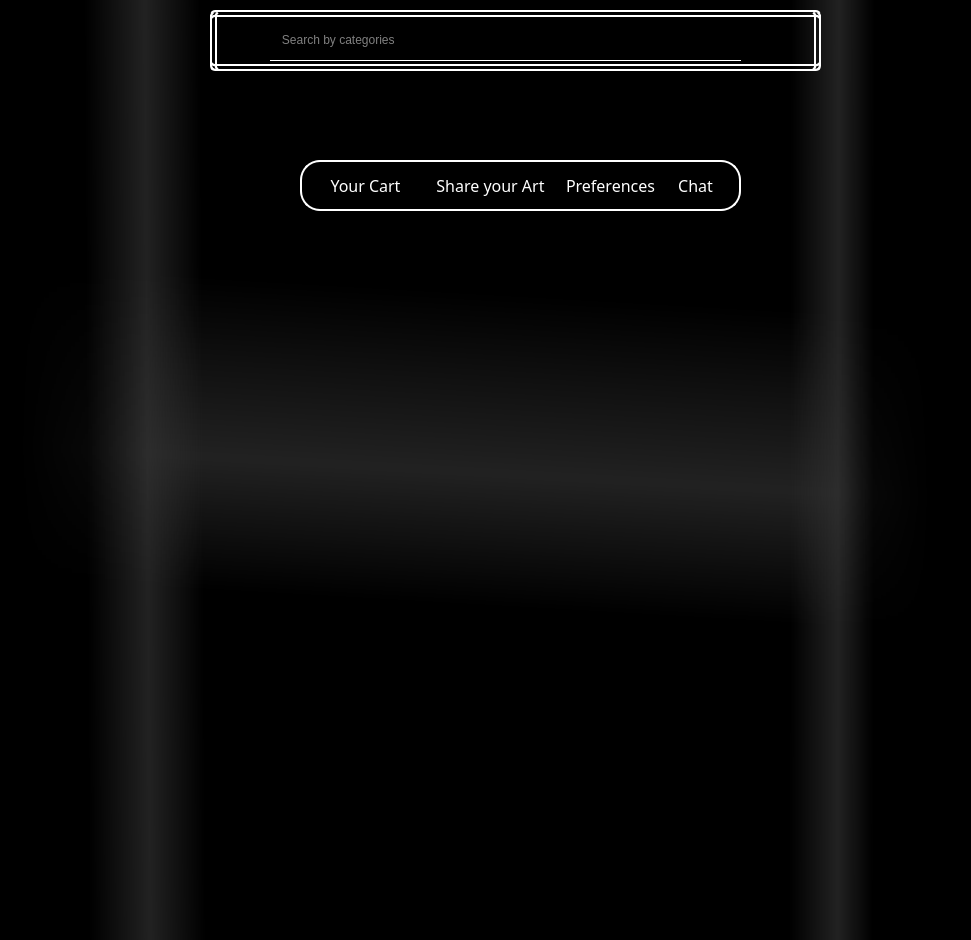
<?xml version="1.0" encoding="UTF-8"?>
<ui version="4.0">
 <class>Gallery</class>
 <widget class="QWidget" name="Gallery">
  <property name="geometry">
   <rect>
    <x>0</x>
    <y>0</y>
    <width>971</width>
    <height>940</height>
   </rect>
  </property>
  <property name="windowTitle">
   <string>Form</string>
  </property>
  <property name="styleSheet">
   <string notr="true">background-color: none;</string>
  </property>
  <widget class="QPushButton" name="ShowStuff">
   <property name="geometry">
    <rect>
     <x>300</x>
     <y>160</y>
     <width>131</width>
     <height>51</height>
    </rect>
   </property>
   <property name="font">
    <font>
     <family>Tw Cen MT Condensed Extra Bold</family>
     <pointsize>12</pointsize>
     <weight>50</weight>
     <bold>false</bold>
    </font>
   </property>
   <property name="styleSheet">
    <string notr="true">QPushButton {
    background-color: transparent;
    border: none;

   
    color: white; /* يمكنك تغيير اللون إلى أي لون تريده */

}



</string>
   </property>
   <property name="text">
    <string>Your Cart</string>
   </property>
   <property name="icon">
    <iconset>
     <normaloff>../../Desktop/Icons/icons8-cart-100.png</normaloff>../../Desktop/Icons/icons8-cart-100.png</iconset>
   </property>
   <property name="checkable">
    <bool>false</bool>
   </property>
  </widget>
  <widget class="QLabel" name="label_2">
   <property name="geometry">
    <rect>
     <x>100</x>
     <y>370</y>
     <width>91</width>
     <height>131</height>
    </rect>
   </property>
   <property name="text">
    <string/>
   </property>
  </widget>
  <widget class="QPushButton" name="Share">
   <property name="geometry">
    <rect>
     <x>430</x>
     <y>160</y>
     <width>121</width>
     <height>51</height>
    </rect>
   </property>
   <property name="font">
    <font>
     <family>Tw Cen MT Condensed Extra Bold</family>
     <pointsize>12</pointsize>
     <weight>50</weight>
     <bold>false</bold>
    </font>
   </property>
   <property name="styleSheet">
    <string notr="true">QPushButton {
    background-color: transparent;
    border: none;

   
    color: white; /* يمكنك تغيير اللون إلى أي لون تريده */

}



</string>
   </property>
   <property name="text">
    <string>Share your Art</string>
   </property>
   <property name="icon">
    <iconset>
     <normaloff>../../Desktop/Icons/icons8-share-32.png</normaloff>../../Desktop/Icons/icons8-share-32.png</iconset>
   </property>
  </widget>
  <widget class="QLabel" name="label_3">
   <property name="geometry">
    <rect>
     <x>80</x>
     <y>0</y>
     <width>871</width>
     <height>731</height>
    </rect>
   </property>
   <property name="text">
    <string/>
   </property>
   <property name="pixmap">
    <pixmap>../../Desktop/Screenshots/Brown Minimalist Renaissance Paintings Instagram Post.png</pixmap>
   </property>
   <property name="scaledContents">
    <bool>true</bool>
   </property>
  </widget>
  <widget class="QLabel" name="label_4">
   <property name="geometry">
    <rect>
     <x>0</x>
     <y>-65</y>
     <width>971</width>
     <height>941</height>
    </rect>
   </property>
   <property name="styleSheet">
    <string notr="true">background-color: qradialgradient(spread:pad, cx:0.500182, cy:0.506, radius:0.5, fx:0.5, fy:0.5, stop:0 rgba(0, 0, 0, 255));


</string>
   </property>
   <property name="text">
    <string/>
   </property>
  </widget>
  <widget class="QLabel" name="label_6">
   <property name="geometry">
    <rect>
     <x>0</x>
     <y>-10</y>
     <width>231</width>
     <height>951</height>
    </rect>
   </property>
   <property name="styleSheet">
    <string notr="true">background-color: qlineargradient(spread:pad, x1:0, y1:0.181818, x2:1, y2:0.159, stop:0 rgba(0, 0, 0, 255), stop:0.0738636 rgba(0, 0, 0, 255), stop:0.369318 rgba(0, 0, 0, 200), stop:0.630682 rgba(50, 50, 50, 171), stop:0.869318 rgba(0, 0, 0, 0), stop:1 rgba(0, 0, 0, 0));

</string>
   </property>
   <property name="text">
    <string/>
   </property>
  </widget>
  <widget class="QLabel" name="label_5">
   <property name="geometry">
    <rect>
     <x>740</x>
     <y>0</y>
     <width>231</width>
     <height>951</height>
    </rect>
   </property>
   <property name="styleSheet">
    <string notr="true">


background-color: qlineargradient(spread:pad, x1:0.0397727, y1:0.153, x2:1, y2:0.159, stop:0 rgba(0, 0, 0, 0), stop:0.1875 rgba(0, 0, 0, 0), stop:0.403409 rgba(50, 50, 50, 171), stop:0.5625 rgba(0, 0, 0, 200), stop:0.818182 rgba(0, 0, 0, 255), stop:0.9375 rgba(0, 0, 0, 255));</string>
   </property>
   <property name="text">
    <string/>
   </property>
  </widget>
  <widget class="QLabel" name="label_7">
   <property name="geometry">
    <rect>
     <x>0</x>
     <y>102</y>
     <width>931</width>
     <height>851</height>
    </rect>
   </property>
   <property name="styleSheet">
    <string notr="true">background-color: qlineargradient(spread:pad, x1:0.233, y1:0.0223182, x2:0.170455, y2:1, stop:0 rgba(0, 0, 0, 0), stop:0.1875 rgba(0, 0, 0, 0), stop:0.403409 rgba(50, 50, 50, 171), stop:0.5625 rgba(0, 0, 0, 200), stop:0.818182 rgba(0, 0, 0, 255), stop:0.9375 rgba(0, 0, 0, 255));</string>
   </property>
   <property name="text">
    <string/>
   </property>
  </widget>
  <widget class="QLabel" name="label_9">
   <property name="geometry">
    <rect>
     <x>300</x>
     <y>160</y>
     <width>441</width>
     <height>51</height>
    </rect>
   </property>
   <property name="styleSheet">
    <string notr="true">QLabel {
    color: white; /* لتغيير لون النص إلى الأبيض */
    border: 2px solid #FFFFFF; /* لتحديد الحدود وجعلها 5 بكسل */
   border-radius:20px;
}
</string>
   </property>
   <property name="text">
    <string/>
   </property>
  </widget>
  <widget class="QLineEdit" name="Search">
   <property name="geometry">
    <rect>
     <x>270</x>
     <y>20</y>
     <width>471</width>
     <height>41</height>
    </rect>
   </property>
   <property name="styleSheet">
    <string notr="true">
QLineEdit
{
  

	color: #FFFFFF;


  background:transparent;
  border:none;
    border-bottom:1px solid#ffffff ;
  
	font: 11pt &quot;Simple Indust Shaded&quot;;

}</string>
   </property>
   <property name="placeholderText">
    <string>   Search by categories</string>
   </property>
  </widget>
  <widget class="QLabel" name="label">
   <property name="geometry">
    <rect>
     <x>210</x>
     <y>10</y>
     <width>611</width>
     <height>61</height>
    </rect>
   </property>
   <property name="styleSheet">
    <string notr="true">border:7px double #FFFFFF;
border-color: rgb(255, 255, 255);
border-radius:5px;

</string>
   </property>
   <property name="text">
    <string/>
   </property>
  </widget>
  <widget class="QLabel" name="label_10">
   <property name="geometry">
    <rect>
     <x>230</x>
     <y>20</y>
     <width>41</width>
     <height>41</height>
    </rect>
   </property>
   <property name="text">
    <string/>
   </property>
   <property name="pixmap">
    <pixmap>../../Desktop/Icons/icons8-search-128.png</pixmap>
   </property>
   <property name="scaledContents">
    <bool>true</bool>
   </property>
  </widget>
  <widget class="QPushButton" name="chat_button">
   <property name="geometry">
    <rect>
     <x>660</x>
     <y>160</y>
     <width>71</width>
     <height>51</height>
    </rect>
   </property>
   <property name="font">
    <font>
     <family>Tw Cen MT Condensed Extra Bold</family>
     <pointsize>12</pointsize>
     <weight>50</weight>
     <bold>false</bold>
    </font>
   </property>
   <property name="styleSheet">
    <string notr="true">QPushButton {
    background-color: transparent;
    border: none;

   
    color: white; /* يمكنك تغيير اللون إلى أي لون تريده */

}



</string>
   </property>
   <property name="text">
    <string>Chat</string>
   </property>
   <property name="icon">
    <iconset>
     <normaloff>../../Desktop/Icons/icons8-chatbot-50.png</normaloff>../../Desktop/Icons/icons8-chatbot-50.png</iconset>
   </property>
  </widget>
  <widget class="QPushButton" name="preferencesButton">
   <property name="geometry">
    <rect>
     <x>550</x>
     <y>160</y>
     <width>121</width>
     <height>51</height>
    </rect>
   </property>
   <property name="font">
    <font>
     <family>Tw Cen MT Condensed Extra Bold</family>
     <pointsize>12</pointsize>
     <weight>50</weight>
     <bold>false</bold>
    </font>
   </property>
   <property name="styleSheet">
    <string notr="true">QPushButton {
    background-color: transparent;
    border: none;

   
    color: white; /* يمكنك تغيير اللون إلى أي لون تريده */

}



</string>
   </property>
   <property name="text">
    <string>Preferences</string>
   </property>
   <property name="icon">
    <iconset>
     <normaloff>../../Desktop/Icons/icons8-like-50.png</normaloff>../../Desktop/Icons/icons8-like-50.png</iconset>
   </property>
  </widget>
  <zorder>label_4</zorder>
  <zorder>label_7</zorder>
  <zorder>label_3</zorder>
  <zorder>label_2</zorder>
  <zorder>label_6</zorder>
  <zorder>label_5</zorder>
  <zorder>label_9</zorder>
  <zorder>label_10</zorder>
  <zorder>chat_button</zorder>
  <zorder>preferencesButton</zorder>
  <zorder>Share</zorder>
  <zorder>ShowStuff</zorder>
  <zorder>label</zorder>
  <zorder>Search</zorder>
 </widget>
 <resources/>
 <connections/>
</ui>
